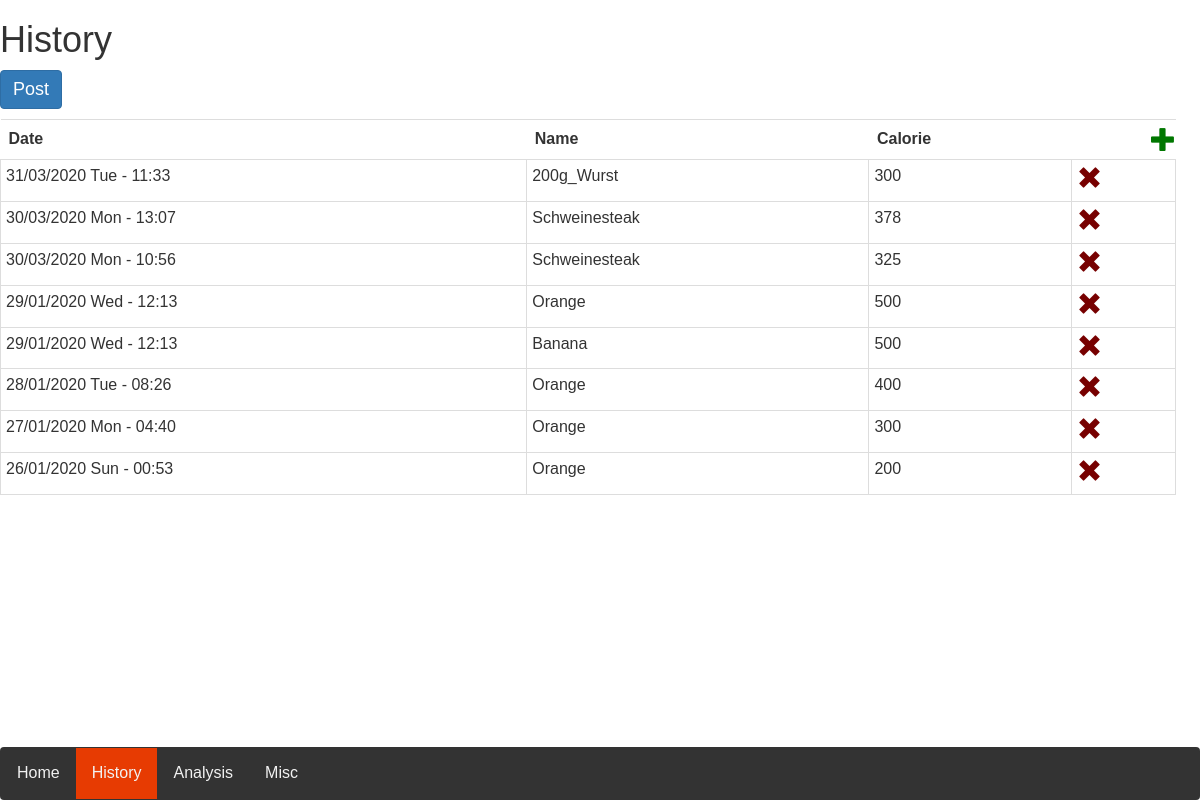
The app's page /history with its own data.
### foodwatch/models.py (models this page shows, shortened)
class Food(db.Model):
    __tablename__ = 'food'
    id = db.Column(db.Integer, primary_key=True)
    name = db.Column(db.String(100))
    timestamp_unix = db.Column(db.Float)
    timestamp_obj = db.Column(db.DateTime)
    calorie = db.Column(Integer)

### foodwatch/app.py (the view)
    @app.route("/history")
    def history():
        prev_data = []
        for el in db.session.query(Food).distinct().order_by(Food.timestamp_obj.desc()).all():
            el.timestamp_obj = el.timestamp_obj.strftime("%d/%m/%Y %a - %H:%M")
            prev_data.append(convert_sqlalchemy_todict(el))
        return render_template('history.html', prev_data=prev_data)

### foodwatch/templates/history.html (shortened to what this page needs)
<!DOCTYPE html>
<html lang="en">
<head>
  <link rel="stylesheet" href="https://ajax.googleapis.com/ajax/libs/jqueryui/1.11.2/themes/smoothness/jquery-ui.css">
  <link rel="stylesheet" href="https://netdna.bootstrapcdn.com/bootstrap/3.1.1/css/bootstrap.min.css">
</head>
<body>
<div class="main">
  <h1>History</h1>
  <button id="export-btn" class="btn btn-primary export_btn">Post</button>
  <div id="table" class="table-editable">
    <table class="table">
      <tbody>
      <tr>
        <th>Date</th>
        <th>Name</th>
        <th>Calorie</th>
        <th>
          <span class="table-add glyphicon glyphicon-plus"></span>
        </th>
      </tr>
      {% for name in prev_data %}
      <tr>
        <td contenteditable="true">{{name.timestamp_obj}}</td>
        <td contenteditable="true">{{name.name}}</td>
        <td contenteditable="true">{{name.calorie}}</td>
        <td>
          <span class="table-remove glyphicon glyphicon-remove"></span>
        </td>
      </tr>
      {% endfor %}
      </tbody>
    </table>
  </div>
</div>
{% include "footer.html" %}
</body>
</html>

### foodwatch/templates/footer.html (shortened to what this page needs)
<div onload="navbar_activate()" class="navbar">
  <a id="home_a" href="/" class="active">Home</a>
  <a id="history_a"  href="/history">History</a>
  <a id="analysis_a" href="/analysis">Analysis</a>
  <a id="misc_a" href="/misc">Misc</a>
</div>

### foodwatch/templates/history.html (style rules this page uses)
.main { width:98%; margin:0px; }
.table-editable { position: relative; }
.table { font-size: medium; }
.table>tbody>tr>td { padding:5px; border: 1px solid #ddd; }
.export_btn { font-size: large; }
.table-editable .glyphicon { font-size: 25px; }
.table-remove { color: #700; cursor: pointer; }
.table-add { color: #070; cursor: pointer; position: absolute; top: 8px; right: 0; }

### foodwatch/templates/footer.html (style rules this page uses)
body { margin: 0; font-family: Arial, Helvetica, sans-serif; }
.navbar { overflow: hidden; background-color: #333; position: fixed; bottom: 0; width: 100%; margin-bottom: 0; }
.navbar a { float: left; display: block; color: #f2f2f2; text-align: center; padding: 14px 16px; text-decoration: none; font-size: 16px; }
.a_active { background-color: #E73B02; color: white; }

### records on screen
Food: timestamp_obj "31/03/2020 Tue - 11:33", name "200g_Wurst", calorie "300"
Food: timestamp_obj "30/03/2020 Mon - 13:07", name "Schweinesteak", calorie "378"
Food: timestamp_obj "30/03/2020 Mon - 10:56", name "Schweinesteak", calorie "325"
Food: timestamp_obj "29/01/2020 Wed - 12:13", name "Orange", calorie "500"
Food: timestamp_obj "29/01/2020 Wed - 12:13", name "Banana", calorie "500"
Food: timestamp_obj "28/01/2020 Tue - 08:26", name "Orange", calorie "400"
Food: timestamp_obj "27/01/2020 Mon - 04:40", name "Orange", calorie "300"
Food: timestamp_obj "26/01/2020 Sun - 00:53", name "Orange", calorie "200"
